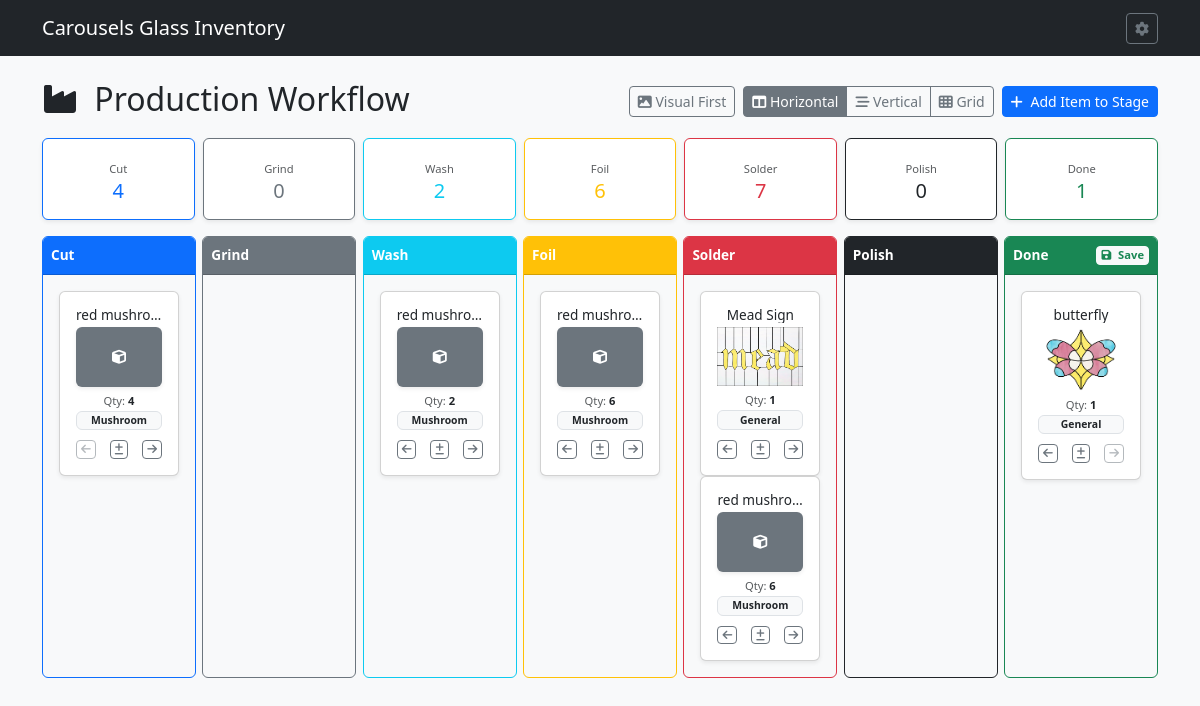
Screenshot of /production with the database file from the repository.
### tables this page shows
CREATE TABLE ICC (

    IPID INTEGER PRIMARY KEY AUTOINCREMENT,	--Item State ID
    ITEMID INTEGER,				--Item ID
    IPCUT INTEGER,				--Item num in Cut State
    IPGRND INTEGER,				--Item num in Grind State
    IPWASH INTEGER,				--Item num in Wash State
    IPFOIL INTEGER,				--Item num in Foil State
    IPSLDR INTEGER,				--Item num in Solder State
    IPPOLISH INTEGER,				--Item num in Polish State
    IPDONE INTEGER,				--Item num in Finished State
    IPTS TEXT,					--Item state time stamp

    FOREIGN KEY (ITEMID) REFERENCES ITM(ITEMID) ON DELETE CASCADE ON UPDATE CASCADE

);

CREATE TABLE ITM (

    ITEMID INTEGER PRIMARY KEY AUTOINCREMENT,	--Item ID
    ITMNAME TEXT,				--Item Name
    ITMIMG TEXT,				--Item Image
    ONEOFF INTEGER,				--One off Item
    VARIAT INTEGER,				--Is Variation Boolean
    ITMGRP TEXT,				--Item Group
    CURRENT INTEGER,				--Currently Being Sold Bool
    ITMPTRN TEXT,				--Item Pattern Image
    ITMSVG TEXT,				--Item SVG
    ITMNOTE TEXT,				--Item Notes
    ITMLEN TEXT,				--Item Length
    ITMWID TEXT,				--Item Width
    IMISLDR INTEGER,				--Item Solder IMI ID
    IMICAME INTEGER,				--Item CAME IMI ID
    IMIFOIL INTEGER,				--Item Foil IMI ID
    IMICHAIN INTEGER,				--Item Chain IMI ID
    IMIRING INTEGER,				--Item Ring IMI ID
    IMIWIRE INTEGER,				--Item Wire IMI ID
    PARENT INTEGER,				--Parent Item ID
    PATINA TEXT,				--Patina Type
    ISACTIVE INTEGER,				--Is Active Item

    FOREIGN KEY (ITMGRP) REFERENCES IGP(ITMGRP) ON DELETE SET NULL ON UPDATE CASCADE,
    FOREIGN KEY (IMISLDR) REFERENCES IMI(IMIID) ON DELETE SET NULL ON UPDATE CASCADE,
    FOREIGN KEY (IMICAME) REFERENCES IMI(IMIID) ON DELETE SET NULL ON UPDATE CASCADE,
    FOREIGN KEY (IMIFOIL) REFERENCES IMI(IMIID) ON DELETE SET NULL ON UPDATE CASCADE,
    FOREIGN KEY (IMICHAIN) REFERENCES IMI(IMIID) ON DELETE SET NULL ON UPDATE CASCADE,
    FOREIGN KEY (IMIRING) REFERENCES IMI(IMIID) ON DELETE SET NULL ON UPDATE CASCADE,
    FOREIGN KEY (IMIWIRE) REFERENCES IMI(IMIID) ON DELETE SET NULL ON UPDATE CASCADE,
    FOREIGN KEY (PATINA) REFERENCES PATINA(PATINA) ON DELETE SET NULL ON UPDATE CASCADE
);

### routes/production_routes.py (the view)
@production_bp.route('/production', methods=['GET'])
def production_board():
    db = get_db_from_app()
    query = """

        SELECT

            i.ITEMID, i.ITMNAME, i.ITMIMG, i.ITMGRP, i.ONEOFF, i.CURRENT, i.VARIAT, i.PARENT,

            c.IPID,

            COALESCE(c.IPCUT, 0) AS IPCUT,

            COALESCE(c.IPGRND, 0) AS IPGRND,

            COALESCE(c.IPWASH, 0) AS IPWASH,

            COALESCE(c.IPFOIL, 0) AS IPFOIL,

            COALESCE(c.IPSLDR, 0) AS IPSLDR,

            COALESCE(c.IPPOLISH, 0) AS IPPOLISH,

            COALESCE(c.IPDONE, 0) AS IPDONE,

            c.IPTS

        FROM ITM i

        LEFT JOIN ICC c ON i.ITEMID = c.ITEMID

        WHERE i.ISACTIVE = 1

        ORDER BY i.ITMNAME ASC

    """
    items = db.execute(query).fetchall()
    item_groups = db.execute("SELECT ITMGRP FROM IGP WHERE ISACTIVE = 1 OR ISACTIVE IS NULL ORDER BY ITMGRP ASC").fetchall()
    master_items = db.execute("""

        SELECT ITEMID, ITMNAME, ITMGRP, ONEOFF, CURRENT, VARIAT, PARENT

        FROM ITM

        WHERE ISACTIVE = 1

        ORDER BY ITMNAME ASC

    """).fetchall()
    summary_query = """

        SELECT

            SUM(COALESCE(IPCUT, 0)) as total_cut,

            SUM(COALESCE(IPGRND, 0)) as total_grind,

            SUM(COALESCE(IPWASH, 0)) as total_wash,

            SUM(COALESCE(IPFOIL, 0)) as total_foil,

            SUM(COALESCE(IPSLDR, 0)) as total_solder,

            SUM(COALESCE(IPPOLISH, 0)) as total_polish,

            SUM(COALESCE(IPDONE, 0)) as total_done

        FROM ICC

    """
    summary = db.execute(summary_query).fetchone()
    return render_template(
        'production_board.html',
        items=items,
        summary=summary,
        item_groups=item_groups,
        master_items=master_items
    )

### app.py (called while the page is built)
def get_db():
    conn = sqlite3.connect(DATABASE)
    conn.row_factory = sqlite3.Row
    conn.execute("PRAGMA foreign_keys = ON;")
    return conn

### routes/production_routes.py (called while the page is built)
def get_db_from_app():
    from __main__ import get_db
    return get_db()

### templates/production_board.html (shortened to what this page needs)
{% extends "base.html" %}
{% block content %}
<div class="row mb-3 align-items-center">
    <div class="col">
        <h2 class="mb-1"><i class="fas fa-industry me-2"></i> Production Workflow</h2>
    </div>
    <div class="col-auto d-flex gap-2 align-items-center">
        <button type="button" class="btn btn-outline-secondary btn-sm" id="layoutBtnVisual" title="Visual First Display">
            <i class="fas fa-image"></i> Visual First
        </button>
        <div class="btn-group" role="group" aria-label="Board Layout Switcher">
            <button type="button" class="btn btn-outline-secondary btn-sm active" id="layoutBtnHorizontal" title="Horizontal Layout">
                <i class="fas fa-columns"></i> Horizontal
            </button>
            <button type="button" class="btn btn-outline-secondary btn-sm" id="layoutBtnVertical" title="Vertical Layout">
                <i class="fas fa-stream"></i> Vertical
            </button>
            <button type="button" class="btn btn-outline-secondary btn-sm" id="layoutBtnGrid" title="Grid Layout">
                <i class="fas fa-th"></i> Grid
            </button>
        </div>
        <button class="btn btn-primary btn-sm" data-bs-toggle="modal" data-bs-target="#addItemModal">
            <i class="fas fa-plus me-1"></i> Add Item to Stage
        </button>
    </div>
</div>
<div class="row text-center mb-3 g-2" id="summary-cards">
    <div class="col"><div class="card shadow-sm border-primary"><div class="card-body p-1.5"><span class="text-muted small" style="font-size: 0.7rem;">Cut</span><h5 class="mb-0 text-primary" id="sum-cut">{{ summary.total_cut or 0 }}</h5></div></div></div>
    <div class="col"><div class="card shadow-sm border-secondary"><div class="card-body p-1.5"><span class="text-muted small" style="font-size: 0.7rem;">Grind</span><h5 class="mb-0 text-secondary" id="sum-grind">{{ summary.total_grind or 0 }}</h5></div></div></div>
    <div class="col"><div class="card shadow-sm border-info"><div class="card-body p-1.5"><span class="text-muted small" style="font-size: 0.7rem;">Wash</span><h5 class="mb-0 text-info" id="sum-wash">{{ summary.total_wash or 0 }}</h5></div></div></div>
    <div class="col"><div class="card shadow-sm border-warning"><div class="card-body p-1.5"><span class="text-muted small" style="font-size: 0.7rem;">Foil</span><h5 class="mb-0 text-warning" id="sum-foil">{{ summary.total_foil or 0 }}</h5></div></div></div>
    <div class="col"><div class="card shadow-sm border-danger"><div class="card-body p-1.5"><span class="text-muted small" style="font-size: 0.7rem;">Solder</span><h5 class="mb-0 text-danger" id="sum-solder">{{ summary.total_solder or 0 }}</h5></div></div></div>
    <div class="col"><div class="card shadow-sm border-dark"><div class="card-body p-1.5"><span class="text-muted small" style="font-size: 0.7rem;">Polish</span><h5 class="mb-0 text-dark" id="sum-polish">{{ summary.total_polish or 0 }}</h5></div></div></div>
    <div class="col"><div class="card shadow-sm border-success"><div class="card-body p-1.5"><span class="text-muted small" style="font-size: 0.7rem;">Done</span><h5 class="mb-0 text-success" id="sum-done">{{ summary.total_done or 0 }}</h5></div></div></div>
</div>
<div id="kanbanBoardContainer" class="kanban-layout-horizontal pb-3">
    {% set stages = [
        ('cut', 'Cut', 'primary', 'IPCUT'),
        ('grnd', 'Grind', 'secondary', 'IPGRND'),
        ('wash', 'Wash', 'info', 'IPWASH'),
        ('foil', 'Foil', 'warning', 'IPFOIL'),
        ('sldr', 'Solder', 'danger', 'IPSLDR'),
        ('polish', 'Polish', 'dark', 'IPPOLISH'),
        ('done', 'Done', 'success', 'IPDONE')
    ] %}
{% for key, label, color, col_field in stages %}
    <div class="kanban-column-wrapper">
        <div class="card bg-light border-{{ color }} h-100">
            <div class="card-header bg-{{ color }} text-white d-flex justify-content-between align-items-center py-1.5 px-2" style="font-size: 0.85rem;">
                <strong>{{ label }}</strong>
                {% if key == 'done' %}
                <button class="btn btn-light btn-sm py-0 px-1 text-success fw-bold" id="saveFinishedGlobalBtn" style="font-size: 0.7rem;" title="Save All Finished Items to Inventory">
                    <i class="fas fa-save me-1"></i> Save
                </button>
                {% endif %}
            </div>
            <div class="card-body p-1.5 kanban-stage" data-stage="{{ key }}" data-stage-index="{{ loop.index0 }}" data-stage-label="{{ label }}" style="min-height: 400px; max-height: 65vh; overflow-y: auto;">
                {% for item in items %}
                    {% set count = item[col_field] %}
                    {% if count and count > 0 %}
                    <div class="card mb-1.5 shadow-sm item-card" draggable="true" data-item-id="{{ item.ITEMID }}" data-item-name="{{ item.ITMNAME }}" data-current-stage="{{ key }}" data-current-index="{{ loop.index0 }}" data-available-qty="{{ count }}">
                        <div class="card-body p-1.5">
                            <div class="mb-1 text-center card-element-standard">
                                <h6 class="card-title mb-0 text-truncate" style="font-size: 0.85rem; line-height: 1.1;">
                                    <a href="{{ url_for('item_bp.item_detail', item_id=item.ITEMID) }}" class="text-decoration-none text-dark" title="{{ item.ITMNAME }}">{{ item.ITMNAME }}</a>
                                </h6>
                            </div>
                            <div class="text-center mb-1">
                                {% if item.ITMIMG %}
                                    <div class="w-100 overflow-hidden bg-white" style="cursor: pointer;"
                                         data-bs-toggle="modal"
                                         data-bs-target="#imageModal"
                                         data-img-url="{{ url_for('static', filename=item.ITMIMG) }}"
                                         title="Click to pop up larger image">
                                        <img src="{{ url_for('static', filename=item.ITMIMG) }}"
                                             class="w-100 d-block card-img-scaled"
                                             style="max-height: 140px; object-fit: contain;"
                                             alt="{{ item.ITMNAME }}">
                                    </div>
                                {% else %}
                                    <div class="bg-secondary rounded w-100 d-flex align-items-center justify-content-center text-white shadow-sm" style="height: 60px; font-size: 14px;"><i class="fas fa-cube"></i></div>
                                {% endif %}
                            </div>
                            <div class="text-center mb-1" style="line-height: 1;">
                                <span class="text-muted" style="font-size: 0.7rem;">Qty: <strong class="item-qty text-dark">{{ count }}</strong></span>
                            </div>
                            <div class="mb-1 text-truncate card-element-standard">
                                <span class="badge bg-light text-dark border w-100 text-truncate py-0.5" style="font-size: 0.65rem;" title="{{ item.ITMGRP or 'General' }}">{{ item.ITMGRP or 'General' }}</span>
                            </div>
                            <div class="d-flex justify-content-between align-items-center">
                                <button class="btn btn-outline-secondary btn-sm py-0 px-1 move-backward-btn" style="font-size: 0.7rem;" title="Move Backward"><i class="fas fa-arrow-left move-icon-h"></i></button>
                                <button class="btn btn-outline-secondary btn-sm py-0 px-1 qty-adjust-modal-btn" style="font-size: 0.7rem;" title="Adjust Quantity"><i class="fas fa-plus-minus"></i></button>
                                <button class="btn btn-outline-secondary btn-sm py-0 px-1 move-forward-btn" style="font-size: 0.7rem;" title="Move Forward"><i class="fas fa-arrow-right move-icon-h"></i></button>
                            </div>
                        </div>
                    </div>
                    {% endif %}
                {% endfor %}
            </div>
        </div>
    </div>
    {% endfor %}
</div>
{% endblock %}

### templates/base.html (shortened to what this page needs)
<!DOCTYPE html>
<html lang="en">
<head>
    <link href="https://cdn.jsdelivr.net/npm/bootstrap@5.3.0/dist/css/bootstrap.min.css" rel="stylesheet">
    <link rel="stylesheet" href="https://cdnjs.cloudflare.com/ajax/libs/font-awesome/6.4.0/css/all.min.css">
</head>
<body class="bg-light">
    <nav class="navbar navbar-expand-lg navbar-dark bg-dark mb-4">
        <div class="container">
            <a class="navbar-brand" href="{{ url_for('index') }}">Carousels Glass Inventory</a>
		<div>
                <a href="{{ url_for('settings') }}" class="btn btn-outline-secondary btn-sm" title="Settings">
                    <i class="fas fa-gear"></i>
                </a>
            </div>
        </div>
    </nav>
    <div class="container">
        {% block content %}{% endblock %}
    </div>
</body>
</html>

### templates/production_board.html (style rules this page uses)
#kanbanBoardContainer.kanban-layout-horizontal { display: flex; flex-direction: row; flex-wrap: nowrap; overflow-x: visible; gap: 0.4rem; }
#kanbanBoardContainer.kanban-layout-horizontal .kanban-column-wrapper { flex: 1 1 0; min-width: 0; }

### rows the page displays
ICC: ITMNAME "red mushro…", IPCUT "4", ITMGRP "Mushroom", IPWASH "2", count "6"
ICC: ITMNAME "Mead Sign", ITMIMG (picture), IPSLDR "1", ITMGRP "General"
ICC: ITMNAME "butterfly", ITMNAME (picture), count "1", ITMGRP "General"

### other values shown
{{ summary.total_cut or 0 }} "4"
{{ summary.total_grind or 0 }} "0"
{{ summary.total_wash or 0 }} "2"
{{ summary.total_foil or 0 }} "6"
{{ summary.total_solder or 0 }} "7"
{{ summary.total_polish or 0 }} "0"
{{ summary.total_done or 0 }} "1"
{{ label }} "Cut" "Grind" "Wash" "Foil" "Solder" "Polish" "Done"
